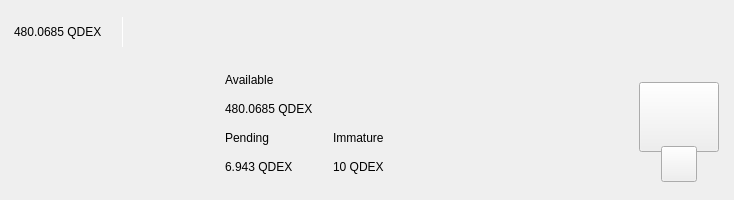
<?xml version="1.0" encoding="UTF-8"?>
<ui version="4.0">
 <class>TopBar</class>
 <widget class="QWidget" name="TopBar">
  <property name="geometry">
   <rect>
    <x>0</x>
    <y>0</y>
    <width>734</width>
    <height>200</height>
   </rect>
  </property>
  <property name="minimumSize">
   <size>
    <width>0</width>
    <height>200</height>
   </size>
  </property>
  <property name="maximumSize">
   <size>
    <width>16777215</width>
    <height>200</height>
   </size>
  </property>
  <property name="windowTitle">
   <string>Form</string>
  </property>
  <layout class="QVBoxLayout" name="verticalLayout_10" stretch="0">
   <property name="spacing">
    <number>0</number>
   </property>
   <property name="leftMargin">
    <number>0</number>
   </property>
   <property name="topMargin">
    <number>0</number>
   </property>
   <property name="rightMargin">
    <number>0</number>
   </property>
   <property name="bottomMargin">
    <number>0</number>
   </property>
   <item>
    <widget class="PFBorderImage" name="containerTop">
     <layout class="QVBoxLayout" name="verticalLayout_11">
      <property name="spacing">
       <number>0</number>
      </property>
      <property name="leftMargin">
       <number>0</number>
      </property>
      <property name="topMargin">
       <number>0</number>
      </property>
      <property name="rightMargin">
       <number>0</number>
      </property>
      <property name="bottomMargin">
       <number>0</number>
      </property>
      <item>
       <widget class="QWidget" name="top_container_2" native="true">
        <property name="minimumSize">
         <size>
          <width>0</width>
          <height>65</height>
         </size>
        </property>
        <layout class="QHBoxLayout" name="top_container">
         <property name="spacing">
          <number>0</number>
         </property>
         <property name="leftMargin">
          <number>14</number>
         </property>
         <property name="topMargin">
          <number>0</number>
         </property>
         <property name="rightMargin">
          <number>14</number>
         </property>
         <property name="bottomMargin">
          <number>0</number>
         </property>
         <item alignment="Qt::AlignVCenter">
          <widget class="QWidget" name="widgetTopAmount" native="true">
           <property name="sizePolicy">
            <sizepolicy hsizetype="Preferred" vsizetype="Maximum">
             <horstretch>0</horstretch>
             <verstretch>0</verstretch>
            </sizepolicy>
           </property>
           <layout class="QHBoxLayout" name="horizontalLayout_5">
            <property name="spacing">
             <number>0</number>
            </property>
            <property name="leftMargin">
             <number>0</number>
            </property>
            <property name="topMargin">
             <number>0</number>
            </property>
            <property name="rightMargin">
             <number>0</number>
            </property>
            <property name="bottomMargin">
             <number>0</number>
            </property>
            <item alignment="Qt::AlignTop">
             <widget class="QLabel" name="labelAmountTopPiv">
              <property name="minimumSize">
               <size>
                <width>0</width>
                <height>36</height>
               </size>
              </property>
              <property name="styleSheet">
               <string notr="true">padding:0px;margin:0px;</string>
              </property>
              <property name="text">
               <string>480.0685 QDEX</string>
              </property>
             </widget>
            </item>
            <item>
             <spacer name="horizontalSpacer_11">
              <property name="orientation">
               <enum>Qt::Horizontal</enum>
              </property>
              <property name="sizeType">
               <enum>QSizePolicy::Fixed</enum>
              </property>
              <property name="sizeHint" stdset="0">
               <size>
                <width>20</width>
                <height>20</height>
               </size>
              </property>
             </spacer>
            </item>
            <item alignment="Qt::AlignVCenter">
             <widget class="QLabel" name="label_16">
              <property name="minimumSize">
               <size>
                <width>1</width>
                <height>30</height>
               </size>
              </property>
              <property name="maximumSize">
               <size>
                <width>1</width>
                <height>30</height>
               </size>
              </property>
              <property name="styleSheet">
               <string notr="true">background-color:white;
padding:0px;
border:none;</string>
              </property>
              <property name="text">
               <string/>
              </property>
             </widget>
            </item>
            <item>
             <spacer name="horizontalSpacer_12">
              <property name="orientation">
               <enum>Qt::Horizontal</enum>
              </property>
              <property name="sizeType">
               <enum>QSizePolicy::Fixed</enum>
              </property>
              <property name="sizeHint" stdset="0">
               <size>
                <width>20</width>
                <height>20</height>
               </size>
              </property>
             </spacer>
            </item>
           </layout>
          </widget>
         </item>
         <item>
          <spacer name="horizontalSpacer">
           <property name="orientation">
            <enum>Qt::Horizontal</enum>
           </property>
           <property name="sizeHint" stdset="0">
            <size>
             <width>40</width>
             <height>20</height>
            </size>
           </property>
          </spacer>
         </item>
         <item>
          <layout class="QHBoxLayout" name="horizontalLayout_4">
           <property name="spacing">
            <number>12</number>
           </property>
           <property name="rightMargin">
            <number>0</number>
           </property>
           <item alignment="Qt::AlignRight">
            <widget class="QWidget" name="layoutSync" native="true">
             <property name="minimumSize">
              <size>
               <width>0</width>
               <height>36</height>
              </size>
             </property>
             <property name="maximumSize">
              <size>
               <width>16777215</width>
               <height>36</height>
              </size>
             </property>
             <layout class="QVBoxLayout" name="verticalLayout_9">
              <property name="leftMargin">
               <number>0</number>
              </property>
              <property name="topMargin">
               <number>0</number>
              </property>
              <property name="rightMargin">
               <number>0</number>
              </property>
              <property name="bottomMargin">
               <number>0</number>
              </property>
              <item>
               <widget class="ExpandableButton" name="pushButtonSync" native="true">
                <property name="minimumSize">
                 <size>
                  <width>36</width>
                  <height>36</height>
                 </size>
                </property>
                <property name="maximumSize">
                 <size>
                  <width>16777215</width>
                  <height>36</height>
                 </size>
                </property>
               </widget>
              </item>
             </layout>
            </widget>
           </item>
           <item>
            <widget class="ExpandableButton" name="pushButtonMint" native="true">
             <property name="minimumSize">
              <size>
               <width>36</width>
               <height>36</height>
              </size>
             </property>
            </widget>
           </item>
           <item>
            <widget class="ExpandableButton" name="pushButtonStack" native="true">
             <property name="minimumSize">
              <size>
               <width>36</width>
               <height>36</height>
              </size>
             </property>
            </widget>
           </item>
           <item>
            <widget class="ExpandableButton" name="pushButtonColdStaking" native="true">
             <property name="minimumSize">
              <size>
               <width>36</width>
               <height>36</height>
              </size>
             </property>
            </widget>
           </item>
           <item>
            <widget class="ExpandableButton" name="pushButtonConnection" native="true">
             <property name="minimumSize">
              <size>
               <width>36</width>
               <height>36</height>
              </size>
             </property>
            </widget>
           </item>
           <item>
            <widget class="ExpandableButton" name="pushButtonLock" native="true">
             <property name="sizePolicy">
              <sizepolicy hsizetype="Expanding" vsizetype="Expanding">
               <horstretch>0</horstretch>
               <verstretch>0</verstretch>
              </sizepolicy>
             </property>
             <property name="minimumSize">
              <size>
               <width>36</width>
               <height>0</height>
              </size>
             </property>
            </widget>
           </item>
           <item>
            <widget class="ExpandableButton" name="pushButtonTheme" native="true">
             <property name="minimumSize">
              <size>
               <width>36</width>
               <height>36</height>
              </size>
             </property>
             <property name="maximumSize">
              <size>
               <width>16777215</width>
               <height>36</height>
              </size>
             </property>
            </widget>
           </item>
           <item>
            <widget class="ExpandableButton" name="pushButtonFAQ" native="true">
             <property name="minimumSize">
              <size>
               <width>36</width>
               <height>36</height>
              </size>
             </property>
            </widget>
           </item>
          </layout>
         </item>
        </layout>
       </widget>
      </item>
      <item>
       <widget class="QWidget" name="bottom_container" native="true">
        <property name="minimumSize">
         <size>
          <width>0</width>
          <height>135</height>
         </size>
        </property>
        <layout class="QHBoxLayout" name="botton_container">
         <property name="leftMargin">
          <number>10</number>
         </property>
         <property name="topMargin">
          <number>0</number>
         </property>
         <property name="rightMargin">
          <number>10</number>
         </property>
         <property name="bottomMargin">
          <number>10</number>
         </property>
         <item>
          <spacer name="horizontalSpacer_4">
           <property name="orientation">
            <enum>Qt::Horizontal</enum>
           </property>
           <property name="sizeHint" stdset="0">
            <size>
             <width>40</width>
             <height>20</height>
            </size>
           </property>
          </spacer>
         </item>
         <item>
          <layout class="QHBoxLayout" name="horizontalLayout_3">
           <property name="bottomMargin">
            <number>9</number>
           </property>
           <item>
            <layout class="QVBoxLayout" name="verticalLayout_7">
             <property name="spacing">
              <number>0</number>
             </property>
             <property name="leftMargin">
              <number>0</number>
             </property>
             <property name="rightMargin">
              <number>30</number>
             </property>
             <item>
              <layout class="QVBoxLayout" name="verticalLayout_2">
               <item>
                <widget class="QLabel" name="labelTitle1">
                 <property name="text">
                  <string>Available</string>
                 </property>
                </widget>
               </item>
               <item>
                <widget class="QLabel" name="labelAmountPiv">
                 <property name="text">
                  <string>480.0685 QDEX</string>
                 </property>
                </widget>
               </item>
              </layout>
             </item>
             <item>
              <layout class="QHBoxLayout" name="horizontalLayout_2">
               <property name="spacing">
                <number>0</number>
               </property>
               <item>
                <layout class="QVBoxLayout" name="verticalLayout_3">
                 <item>
                  <widget class="QLabel" name="labelTitle3">
                   <property name="text">
                    <string>Pending</string>
                   </property>
                  </widget>
                 </item>
                 <item>
                  <widget class="QLabel" name="labelPendingPiv">
                   <property name="text">
                    <string>6.943 QDEX</string>
                   </property>
                  </widget>
                 </item>
                </layout>
               </item>
               <item>
                <spacer name="horizontalSpacer_3">
                 <property name="orientation">
                  <enum>Qt::Horizontal</enum>
                 </property>
                 <property name="sizeType">
                  <enum>QSizePolicy::Fixed</enum>
                 </property>
                 <property name="sizeHint" stdset="0">
                  <size>
                   <width>40</width>
                   <height>20</height>
                  </size>
                 </property>
                </spacer>
               </item>
               <item>
                <layout class="QVBoxLayout" name="verticalLayout_4">
                 <item>
                  <widget class="QLabel" name="labelTitle4">
                   <property name="text">
                    <string>Immature</string>
                   </property>
                  </widget>
                 </item>
                 <item>
                  <widget class="QLabel" name="labelImmaturePiv">
                   <property name="text">
                    <string>10 QDEX</string>
                   </property>
                  </widget>
                 </item>
                </layout>
               </item>
              </layout>
             </item>
            </layout>
           </item>
          </layout>
         </item>
         <item>
          <spacer name="horizontalSpacer_2">
           <property name="orientation">
            <enum>Qt::Horizontal</enum>
           </property>
           <property name="sizeHint" stdset="0">
            <size>
             <width>40</width>
             <height>20</height>
            </size>
           </property>
          </spacer>
         </item>
         <item alignment="Qt::AlignHCenter|Qt::AlignVCenter">
          <widget class="QWidget" name="qrContainer" native="true">
           <property name="sizePolicy">
            <sizepolicy hsizetype="Preferred" vsizetype="Minimum">
             <horstretch>0</horstretch>
             <verstretch>0</verstretch>
            </sizepolicy>
           </property>
           <property name="minimumSize">
            <size>
             <width>90</width>
             <height>110</height>
            </size>
           </property>
           <property name="maximumSize">
            <size>
             <width>90</width>
             <height>110</height>
            </size>
           </property>
           <layout class="QVBoxLayout" name="containerQR">
            <property name="spacing">
             <number>0</number>
            </property>
            <property name="leftMargin">
             <number>5</number>
            </property>
            <property name="topMargin">
             <number>10</number>
            </property>
            <property name="rightMargin">
             <number>5</number>
            </property>
            <property name="bottomMargin">
             <number>0</number>
            </property>
            <item>
             <widget class="QPushButton" name="btnQr">
              <property name="minimumSize">
               <size>
                <width>70</width>
                <height>70</height>
               </size>
              </property>
              <property name="maximumSize">
               <size>
                <width>16777215</width>
                <height>70</height>
               </size>
              </property>
              <property name="focusPolicy">
               <enum>Qt::NoFocus</enum>
              </property>
              <property name="text">
               <string/>
              </property>
              <property name="iconSize">
               <size>
                <width>70</width>
                <height>70</height>
               </size>
              </property>
             </widget>
            </item>
            <item>
             <spacer name="verticalSpacer">
              <property name="orientation">
               <enum>Qt::Vertical</enum>
              </property>
              <property name="sizeType">
               <enum>QSizePolicy::Fixed</enum>
              </property>
              <property name="sizeHint" stdset="0">
               <size>
                <width>20</width>
                <height>20</height>
               </size>
              </property>
             </spacer>
            </item>
            <item alignment="Qt::AlignHCenter|Qt::AlignBottom">
             <widget class="QPushButton" name="pushButtonQR">
              <property name="minimumSize">
               <size>
                <width>36</width>
                <height>36</height>
               </size>
              </property>
              <property name="maximumSize">
               <size>
                <width>36</width>
                <height>36</height>
               </size>
              </property>
              <property name="focusPolicy">
               <enum>Qt::NoFocus</enum>
              </property>
              <property name="text">
               <string/>
              </property>
             </widget>
            </item>
           </layout>
          </widget>
         </item>
        </layout>
       </widget>
      </item>
     </layout>
    </widget>
   </item>
  </layout>
 </widget>
 <customwidgets>
  <customwidget>
   <class>ExpandableButton</class>
   <extends>QWidget</extends>
   <header>qt/qodex/expandablebutton.h</header>
   <container>1</container>
  </customwidget>
  <customwidget>
   <class>PFBorderImage</class>
   <extends>QFrame</extends>
   <header>qt/qodex/pfborderimage.h</header>
   <container>1</container>
  </customwidget>
 </customwidgets>
 <resources/>
 <connections/>
</ui>
